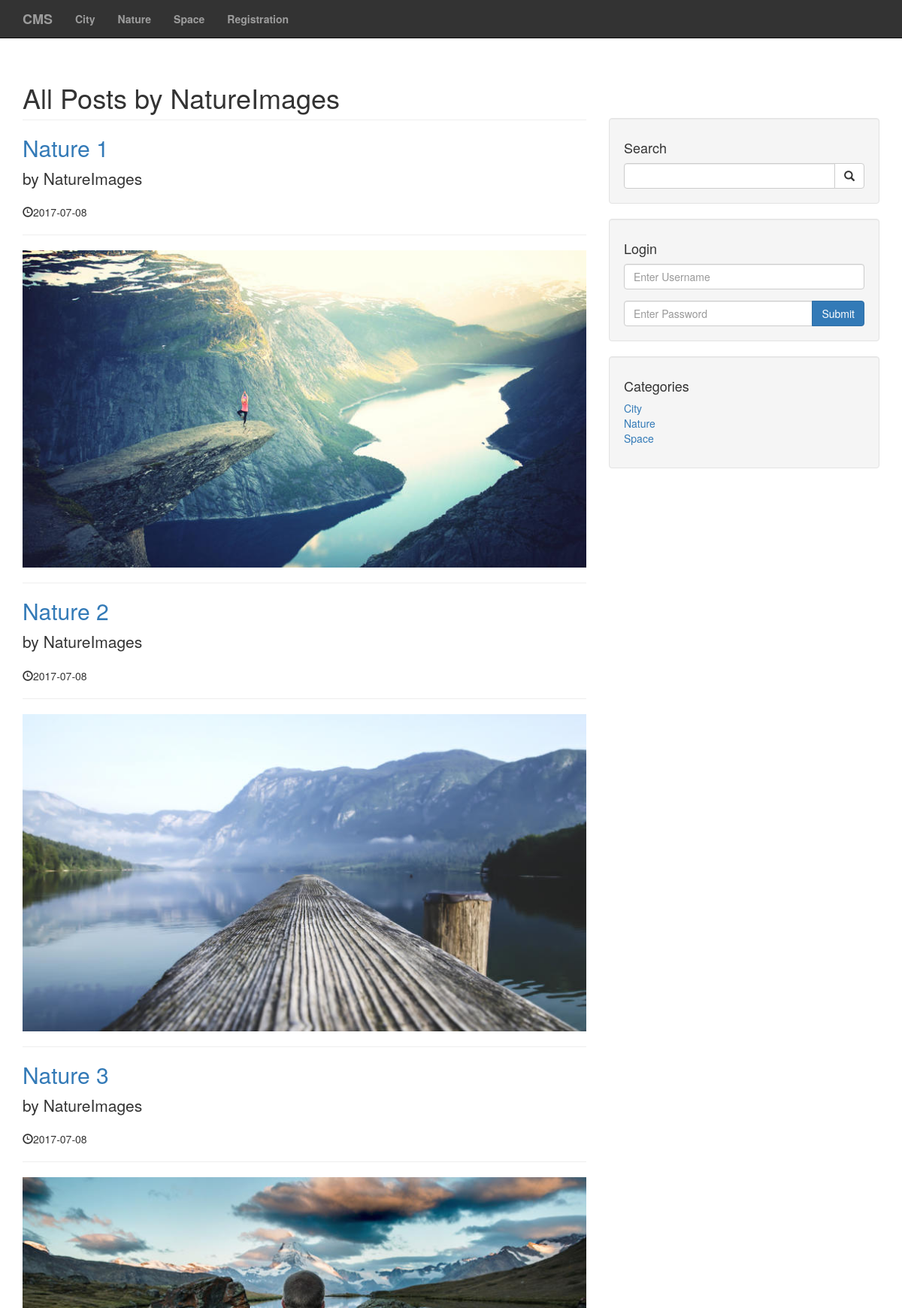
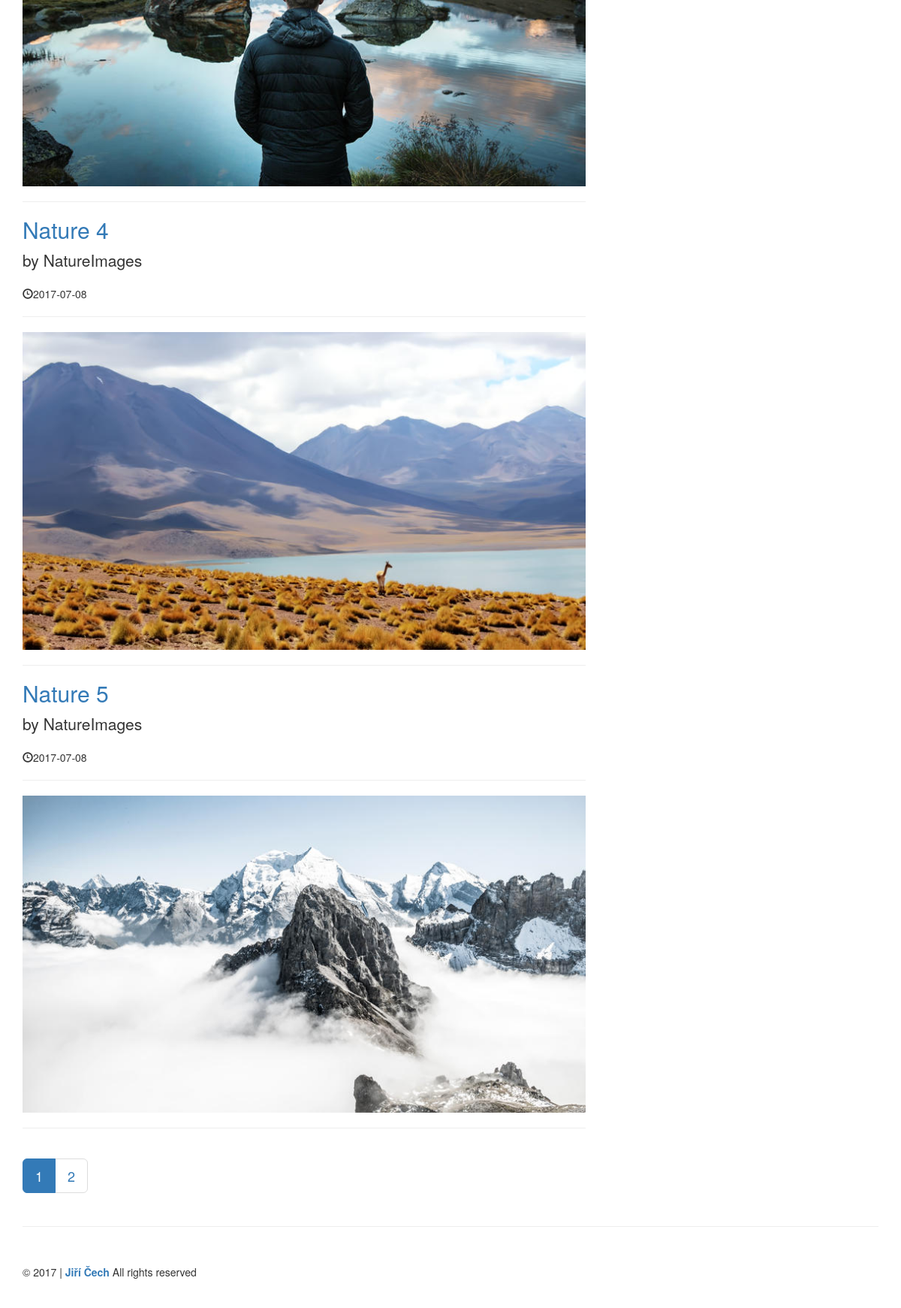
The page /user_post.php?user=NatureImages&p_id=33&page=1 on the database its author committed (2 pictures, top to bottom).
### tables this page shows
CREATE TABLE `categories` (
  `cat_id` int(5) NOT NULL,
  `cat_title` varchar(255) NOT NULL
);

CREATE TABLE `posts` (
  `post_id` int(5) NOT NULL,
  `post_title` varchar(255) NOT NULL,
  `post_user` varchar(255) NOT NULL,
  `post_status` varchar(255) NOT NULL,
  `post_date` date NOT NULL,
  `post_image` text NOT NULL,
  `post_content` text NOT NULL,
  `post_tags` varchar(255) NOT NULL,
  `post_view_count` int(7) NOT NULL,
  `post_category_id` int(5) NOT NULL,
  `post_comment_count` int(5) NOT NULL
);

### admin/includes/functions.php (called while the page is built, shortened)
<?php
	function escape($string) {
		global $connection;
		return mysqli_real_escape_string($connection, trim($string));
	}
?>

### user_post.php (the view, shortened to what this page needs)
<?php include "includes/header.php"; ?>
<?php include "includes/navigation.php"; ?>
<div class="container">
  <div class="row">
    <div class="col-md-8">
			<?php
				if(isset($_GET['p_id'])) {
					$the_post_user = escape($_GET['user']);
				}
			?>
			<h1 class="page-header">All Posts by <?php echo $the_post_user ?></h1>
      <?php
			 	if(isset($_SESSION['role']) && $_SESSION['role'] == 'admin') {
					$post_query_count = "SELECT * FROM posts WHERE post_user = '{$the_post_user}'";
				} else {
					$post_query_count = "SELECT * FROM posts WHERE post_user = '{$the_post_user}' AND post_status = 'published'";
				}
				$find_count = mysqli_query($connection, $post_query_count);
				$per_page = 5;
				$count = mysqli_num_rows($find_count);
				$count = ceil($count / $per_page);
				if(isset($_GET['page'])) {
					$page = escape($_GET['page']);
				} else {
					$page = "";
				}
				if($page == "" || $page == 1) {
					$limit = 0;
				} else {
					$limit = ($page * $per_page) - $per_page;
				}
		    if(isset($_SESSION['role']) &&  $_SESSION['role'] == 'admin') {
					$query = "SELECT * FROM posts WHERE post_user = '{$the_post_user}' LIMIT {$limit}, {$per_page}";
				} else {
					$query = "SELECT * FROM posts WHERE post_user = '{$the_post_user}' AND post_status = 'published' LIMIT {$limit}, {$per_page}";
				}
				$all_posts_by_author = mysqli_query($connection, $query);
			  while($row = mysqli_fetch_assoc($all_posts_by_author)) {
			   	$post_id = $row ['post_id'];
					$post_title = $row ['post_title'];
					$post_user = $row ['post_user'];
					$post_date = $row ['post_date'];
					$post_image = $row ['post_image'];
			?>
        	<h2><a href="post.php?p_id=<?php echo $post_id; ?>"><?php echo $post_title ?></a></h2>
        	<p class="lead">by <?php echo $post_user ?></p>
        	<p><span class="glyphicon glyphicon-time"></span><?php echo $post_date ?></p>
        	<hr>
        	<a href="post.php?p_id=<?php echo $post_id; ?>">
        		<img class="img-responsive" src="images/<?php echo $post_image;?>" alt="">
        	</a>
        	<hr>
			<?php
				}
			?>
    </div>
  <?php include "includes/sidebar.php"; ?>
  </div>
	<nav aria-label="Page navigation">
    <ul class="pagination pagination-lg">
    	<?php
      	for($i = 1; $i <= $count; $i++) {
        	if($i == $page) {
	        	echo "<li class='active'><a href='user_post.php?user=$the_post_user&p_id=$post_id&page={$i}'>{$i}</a></li>";
        	} else {
        		echo "<li><a href='user_post.php?user=$the_post_user&p_id=$post_id&page={$i}'>{$i}</a></li>";
        	}
      	}
       ?>
    </ul>
  </nav>
  <hr>
<?php include "includes/footer.php"; ?>

### includes/navigation.php (shortened to what this page needs)
<nav class="navbar navbar-inverse navbar-fixed-top" role="navigation">
  <div class="container">
    <div class="navbar-header">
        <a class="navbar-brand" href="index.php?page=1">CMS</a>
    </div>
    <div class="collapse navbar-collapse" id="bs-example-navbar-collapse-1">
      <ul class="nav navbar-nav">
        <?php
          $query = "SELECT * FROM categories";
					$category_menu = mysqli_query($connection, $query);
					while($row = mysqli_fetch_assoc($category_menu)) {
          	$cat_title = $row['cat_title'];
          	$cat_id = $row['cat_id'];
          	$category_class = '';
          	$registration_class = '';
          	echo "<li class='$category_class'><a href='category.php?category=$cat_id&page=1'>$cat_title</a></li>";
        	}
        ?>
        <?php
          if(!isset($_SESSION['role'])) {
            echo "<li class='$registration_class'><a href='registration.php'>Registration</a></li>";
          }
        ?>
      </ul>
    </div>
  </div>
</nav>

### includes/sidebar.php (shortened to what this page needs)
 <div class="col-md-4 home-page-sidebar">
  <div class="well">
    <h4>Search</h4>
    <form action="search.php" method="post">
    	<div class="input-group">
    	  <input name="search" type="text" class="form-control">
    	  <span class="input-group-btn">
    	    <button name="submit_search" class="btn btn-default" type="submit">
    	      <span class="glyphicon glyphicon-search"></span>
			    </button>
    	  </span>
    	</div>
    </form>
  </div>
  <div class="well">
    <?php if(isset($_SESSION['role'])): ?>
		  <h4>Logged in as <?php echo $_SESSION['username'] ?></h4>
		  <a href="includes/logout.php" class="btn btn-primary">Logout</a>
	  <?php else: ?>
    	<h4>Login</h4>
    	<form action="includes/login.php" method="post">
    		<div class="form-group">
    		  <input name="username" type="text" class="form-control" placeholder="Enter Username">
    		</div>
    		<div class="input-group">
  		    <input name="password" type="password" class="form-control" placeholder="Enter Password">
  		    <span class="input-group-btn">
  		    	<button class="btn btn-primary" name="login" type="submit">Submit</button>
  		    </span>
    		</div>
    	</form>
    <?php endif; ?>
  </div>
  <div class="well">
    <?php
      $query = "SELECT * FROM categories";
		  $select_categories_sidebar = mysqli_query($connection, $query);
    ?>
    <h4>Categories</h4>
    <div class="row">
      <div class="col-lg-12">
        <ul class="list-unstyled">
        	<?php
          	while($row = mysqli_fetch_assoc($select_categories_sidebar)) {
							$cat_id = $row ['cat_id'];
							$cat_title = $row ['cat_title'];
							echo "<li><a href='category.php?category={$cat_id}&page=1'>{$cat_title}</a></li>";
						}
          ?>
        </ul>
      </div>
    </div>
  </div>
</div>

### css/blog-home.css (style rules this page uses)
body { padding-top: 70px; }

### css/styles.css (style rules this page uses)
.navbar { background: rgba(0,0,0,0.8); font-weight: bold; }
.home-page-sidebar { margin-top: 87px; }

### rows shown on the page
categories: cat_title "City"
categories: cat_title "Nature"
categories: cat_title "Space"
posts: post_title "Nature 1", post_user "NatureImages", post_date "2017-07-08", post_image (picture)
posts: post_title "Nature 2", post_user "NatureImages", post_date "2017-07-08", post_image (picture)
posts: post_title "Nature 3", post_user "NatureImages", post_date "2017-07-08", post_image (picture)
posts: post_title "Nature 4", post_user "NatureImages", post_date "2017-07-08", post_image (picture)
posts: post_title "Nature 5", post_user "NatureImages", post_date "2017-07-08", post_image (picture)

### other values the page prints
$the_post_user "NatureImages"
